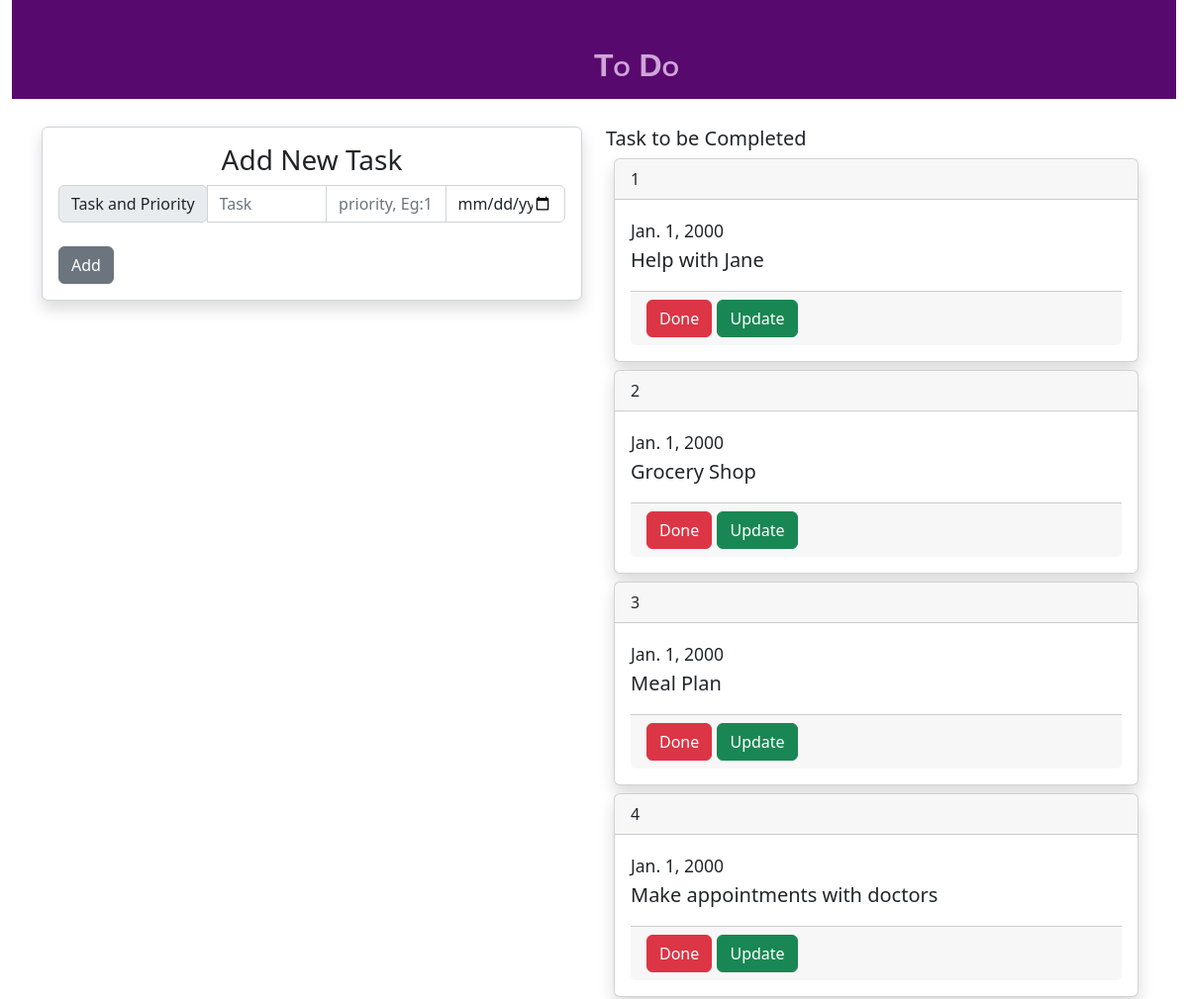
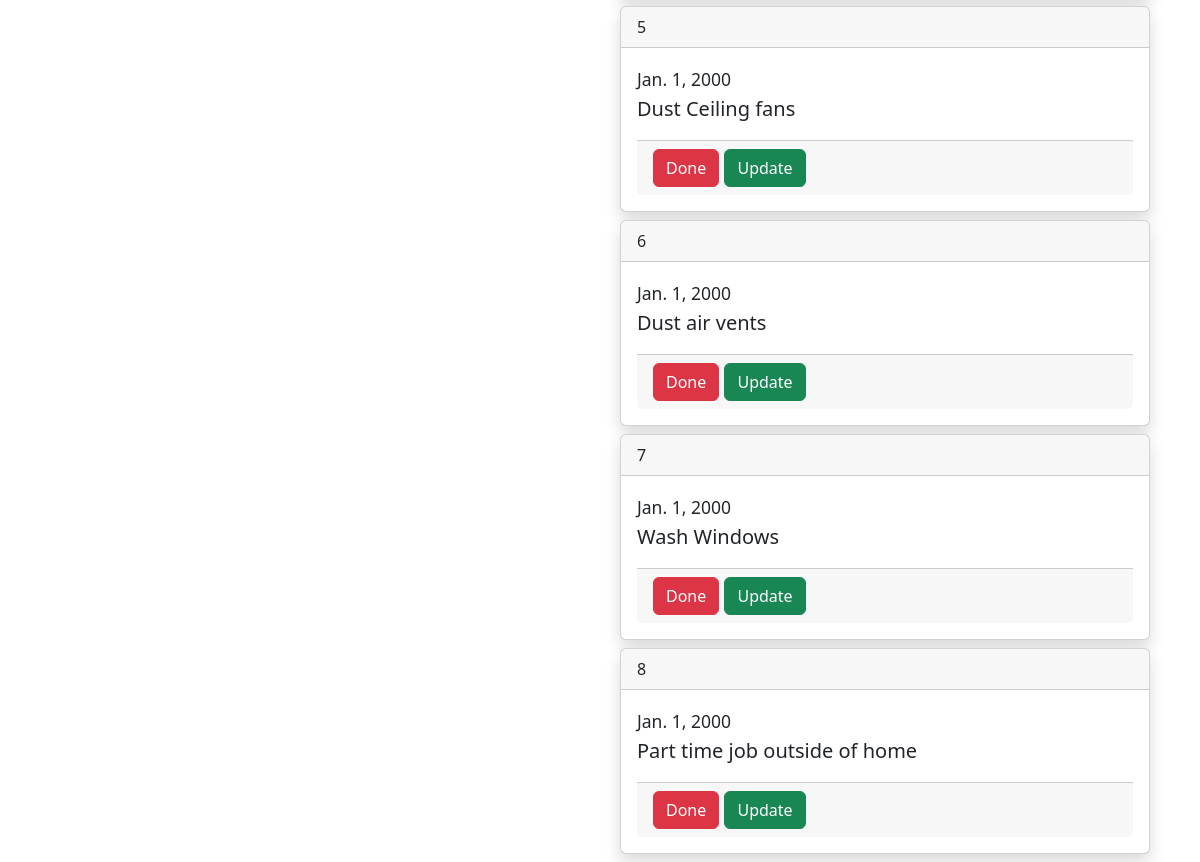
Page /cbvhome/ on the committed database (2 pictures, top to bottom).
### todoapp/models.py (models this page shows, shortened)
class Task(models.Model):
    objects = None
    taskname = models.CharField(max_length=350)
    priority = models.IntegerField()
    date = models.DateField()

### todoapp/views.py (the view)
# urls.py: path('cbvhome/',views.Tasklistview.as_view(),name='cbvhome'),
class Tasklistview(ListView):
    model = Task
    template_name='home.html'
    context_object_name = 'task'

### templates/home.html (shortened to what this page needs)
{% extends 'base.html' %}
{% block content %}
<div class="container-fluid">
    <div class="row">
        <div class="col-md-12">
            <div class="banner">
                <div class="banner-text">
                    To Do
                </div>
            </div>
        </div>
    </div>
</div>
<div class="container">
    <div class="row" style="margin-top:3px;">
        <div class="col-md-6">
            <form method="POST" class="form-control p-3 shadow">
                <h3 class="text-center">Add New Task</h3>
                <div class="input-group">
                  <div class="input-group-prepend">
                    <span class="input-group-text" id="">Task and Priority</span>
                  </div>
                  <input type="text" class="form-control" name="task" placeholder="Task">
                  <input type="text" class="form-control" name="priority" placeholder="priority, Eg:1">
                  <input type="date" class="form-control" name="date" placeholder="Date">
                </div><br>
                <div class="card-footer">
                 <button type="submit" class="btn btn-secondary ">Add</button>
                </div>
            </form>
        </div>
        <div class="col-md-6">
            <h5>Task to be Completed</h5>
            {% for i in task %}
            <div class="card shadow m-2">
              <div class="card-header">
                  {{i.priority}}
              </div>
              <div class="card-body">
                <blockquote class="blockquote mb-0">
                    <small>{{i.date}}</small><br>
                  <p>{{i.taskname}}</p>
                  <footer class="card-footer">
                      <a href="{% url 'todoapp:delete' i.id %}" class="btn btn-danger">Done</a>
                      <a href="{% url 'todoapp:update' i.id %}" class="btn btn-success">Update</a>
                  </footer>
                </blockquote>
              </div>
            </div>
            {% endfor %}
        </div>
        </div>
    </div>
{% endblock %}

### templates/base.html (shortened to what this page needs)
{% load static %}
<!DOCTYPE html>
<html lang="en">
<head>
    <link rel="stylesheet" href="{% static 'style.css' %}">
    <link rel="stylesheet" href="https://cdn.jsdelivr.net/npm/bootstrap@5.2.3/dist/css/bootstrap.min.css">
</head>
{% block content %}
{% endblock %}
</body>
</html>

### static/style.css (style rules this page uses)
.banner { background-color:#58096e; width:100%; height:100px; margin-bottom:25px; }
.banner-text { font: small-caps bold 32px/1 sans-serif; top:50px; left:50%; color:#cea6d9; position:absolute; transform:transform; }

### rows in the picture
Task: priority "1", date "Jan. 1, 2000", taskname "Help with Jane"
Task: priority "2", date "Jan. 1, 2000", taskname "Grocery Shop"
Task: priority "3", date "Jan. 1, 2000", taskname "Meal Plan"
Task: priority "4", date "Jan. 1, 2000", taskname "Make appointments with doctors"
Task: priority "5", date "Jan. 1, 2000", taskname "Dust Ceiling fans"
Task: priority "6", date "Jan. 1, 2000", taskname "Dust air vents"
Task: priority "7", date "Jan. 1, 2000", taskname "Wash Windows"
Task: priority "8", date "Jan. 1, 2000", taskname "Part time job outside of home"
